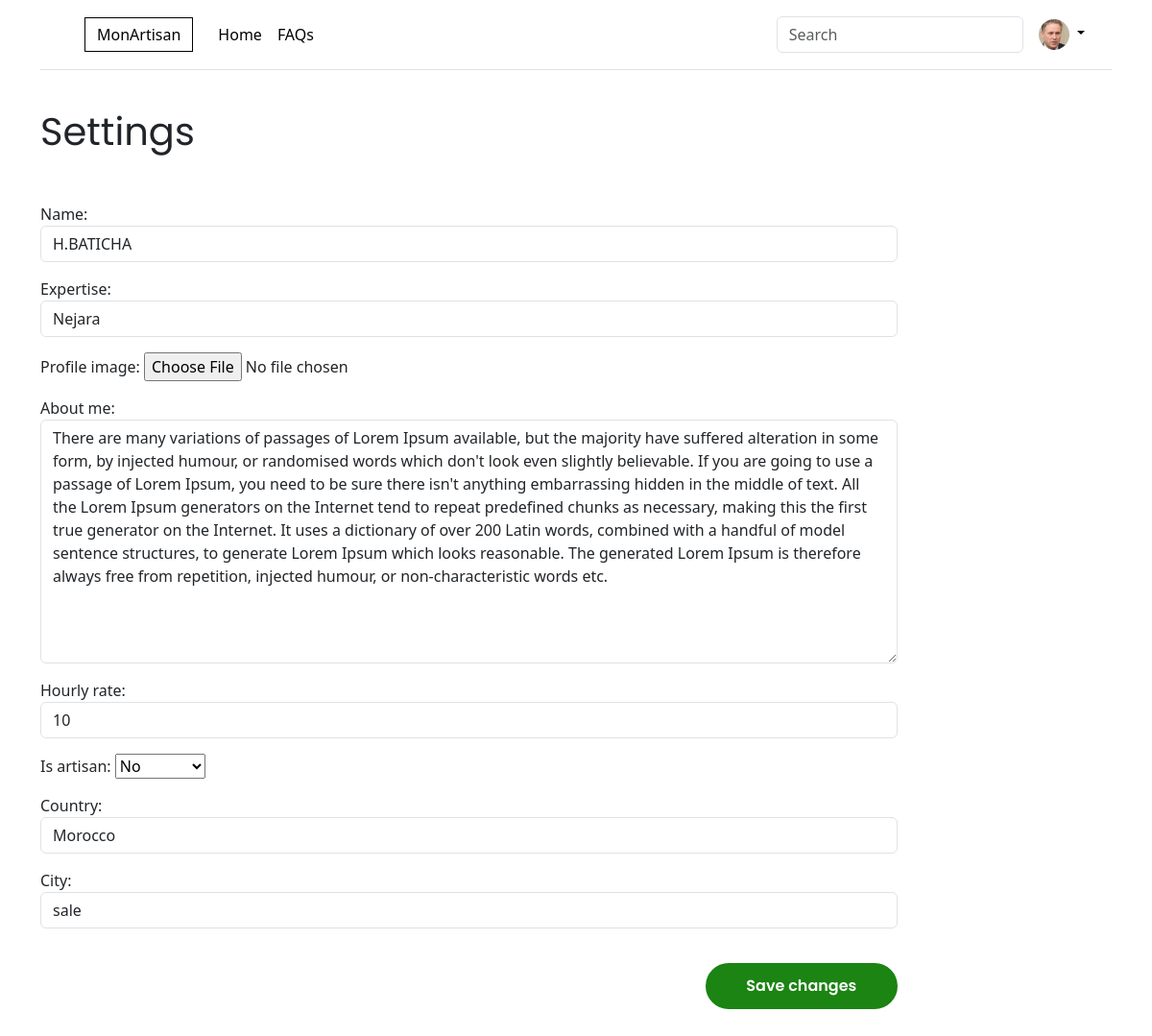
Page /account/settings/ (signed in) on the committed database.
### account/models.py (models this page shows, shortened)
class Profile(models.Model):
    user = models.OneToOneField(User, on_delete=models.CASCADE, null=True, blank=True)
    name = models.CharField(max_length=100, null=True, blank=True)
    expertise = models.CharField(default='no job',max_length=100, null=True, blank=True)
    profile_image = models.ImageField(default='profile-photo.png', null=True, blank=True, )
    about_me = models.TextField(default='no data',max_length=1000, null=True, blank=True)
    hourly_rate = models.IntegerField(default=5,null=True, blank=True) # in dollars
    is_artisan = models.BooleanField(default=False, null=True, blank=True)
    country = models.CharField(default='Morocco', max_length=30, null=True, blank=True)
    city = models.CharField(default='Rabat', max_length=30, null=True, blank=True)
    created = models.DateTimeField(auto_now_add=True)
    id = models.UUIDField(default=uuid.uuid4, unique=True, primary_key=True, editable=True)

### account/views.py (the view, shortened to what this page needs)
# urls.py: path('settings/', AccountSettings, name='settings'),
def AccountSettings(request):
    if not request.user.is_authenticated:
        return redirect('login')
    profile = Profile.objects.get(id=request.user.profile.id)
    context = {
        'profile_form': UpdateProfileForm(instance=request.user.profile),
        'profile': profile,
        'success_message': '',
        'error_message': '',
    }
    return render(request, 'settings.html', context)

### account/forms.py
class UpdateProfileForm(forms.ModelForm):
    profile_image = forms.ImageField(widget=forms.FileInput(attrs={'class': 'form-control-file'}))
    name = forms.CharField(widget=forms.TextInput(attrs={'class': 'form-control'}))
    expertise = forms.CharField(widget=forms.TextInput(attrs={'class': 'form-control'}))
    hourly_rate = forms.CharField(widget=forms.TextInput(attrs={'class': 'form-control'}))
    country = forms.CharField(widget=forms.TextInput(attrs={'class': 'form-control'}))
    city = forms.CharField(widget=forms.TextInput(attrs={'class': 'form-control'}))
    about_me = forms.CharField(widget=forms.Textarea(attrs={'class': 'form-control'}))
    class Meta:
        model = Profile
        fields = ['name', 'expertise', 'profile_image', 'about_me', 'hourly_rate', 'is_artisan', 'country', 'city']

### templates/settings.html (shortened to what this page needs)
{% extends 'wrapper.html' %}
{% load static %}
{% block content %}
  <link rel="stylesheet" href="{% static 'styles/settings.css' %}">
    <div class="container">
      <div class="main-container" >
            <h1 class="poppins-regular" style="margin-bottom: 50px;">Settings</h1>
            <form action="" method="post" enctype="multipart/form-data" >
              {{profile_form.as_p}}
              <div class="action">
                  <input type="submit" class="save" value="Save changes">
              </div>
            </form>
        </div>
      </div>
{% endblock content %}

### templates/wrapper.html (shortened to what this page needs)
<!DOCTYPE html>
{% load static %}
<html lang="en">
  <head>
    <link href="https://cdn.jsdelivr.net/npm/bootstrap@5.3.3/dist/css/bootstrap.min.css" rel="stylesheet">
    <link rel="stylesheet" href="{% static 'styles/wrapper.css' %}">
</head>
<body>
    <div class="container">
    <header class="p-3 mb-3 border-bottom">
        <div class="container">
          <div class="d-flex flex-wrap align-items-center justify-content-center justify-content-lg-start">
            <a href="" class="d-flex align-items-center mb-2 mb-lg-0 link-body-emphasis text-decoration-none">
                <span class="brand">MonArtisan</span>
            </a>
            <ul class="nav col-12 col-lg-auto me-lg-auto mb-2 justify-content-center mb-md-0">
              <li><a href="{% url 'home' %}" class="nav-link px-2 link-body-emphasis ">Home</a></li>
              <li><a href="{% url 'faqs' %}" class="nav-link px-2 link-body-emphasis ">FAQs</a></li>
            </ul>
            {% if not request.user.profile.is_artisan  %}
              <form class="col-12 col-lg-auto mb-3 mb-lg-0 me-lg-3" role="search" action="{% url 'home' %}" method="post">
                <input type="search" class="form-control" placeholder="Search" aria-label="Search" name="query">
              </form>
            {% endif %}
            {% if request.user.is_authenticated %}
            <div class="dropdown text-end">
              <a href="#" class="d-block link-body-emphasis text-decoration-none dropdown-toggle" data-bs-toggle="dropdown" aria-expanded="false">
                <img src="{{request.user.profile.profile_image.url}}" alt="mdo" width="32" height="32" class="rounded-circle">
              </a>
            </div>
            {% endif %}
          </div>
        </div>
    </header>
    </div>
<body style="padding-bottom: 100px;">
    {% block content %}
    {% endblock content %}
</body>
</html>

### static/styles/wrapper.css (style rules this page uses)
.brand { margin: 0px 18px; border: solid 1px black; padding: 5px 12px; }

### static/styles/settings.css (style rules this page uses)
.poppins-regular { font-family: "Poppins", sans-serif; font-weight: 400; font-style: normal; }
.brand { margin: 0px 18px; border: solid 1px black; padding: 5px 12px; }
.main-container { margin: 40px 0px; width: 80%; min-height: 800px; }
.save { background-color: transparent; background-color: #1B8412; color: white; font-family: "Poppins", sans-serif; font-weight: 600; font-style: normal; text-decoration: none; padding-left: 15px; padding-right: 15px; padding-top: 10px; padding-bottom: 10px; border: 2px solid #1B8412; border-radius: 50px; margin-left: 15px; text-align: center; margin-top: 20px; width: 200px; }
.action { display: flex; justify-content: end; align-items: center; margin-bottom: 50px; }

### rows in the picture
Profile: name "H.BATICHA", expertise "Nejara", about_me "There are many variations of passages of Lorem Ipsum available, but the majority have suffered alteration in some form, by injected humour, or randomised words which don't look even slightly believable. If you are going to use a passage of Lorem Ipsum, you need to be sure there isn't anything embarrassing hidden in the middle of text. All the Lorem Ipsum generators on the Internet tend to repeat predefined chunks as necessary, making this the first true generator on the Internet. It uses a dictionary of over 200 Latin words, combined with a handful of model sentence structures, to generate Lorem Ipsum which looks reasonable. The generated Lorem Ipsum is therefore always free from…", hourly_rate "10", is_artisan "No", country "Morocco", city "sale"
